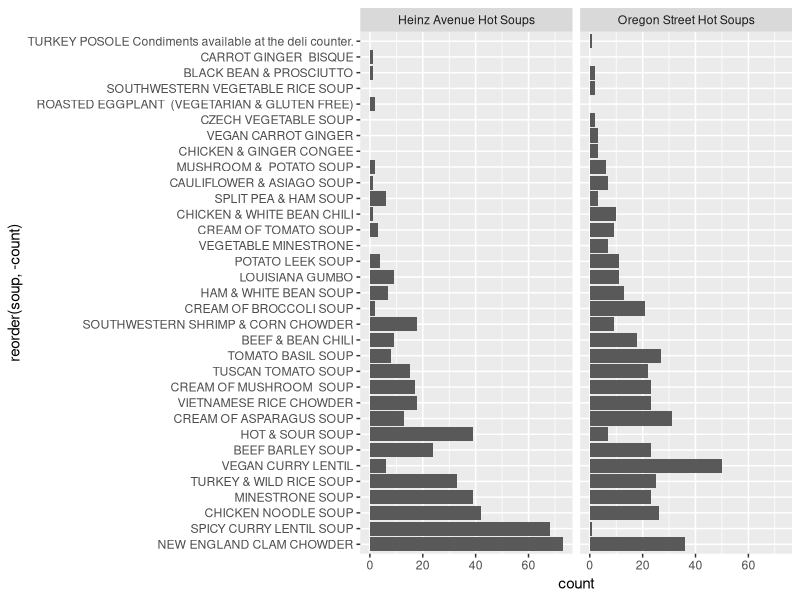

This figure's R source:
library(tidyverse)

soups <- read_csv('soups-tidy.csv')


soups %>%
  distinct(timestamp, location_name, soup) %>%
  group_by(location_name, soup) %>%
  summarize(count=n()) %>%
  ggplot(
    aes(x=reorder(soup, -count),
        y=count)) +
  geom_bar(stat='identity') +
  facet_wrap(~location_name) +
  coord_flip()
